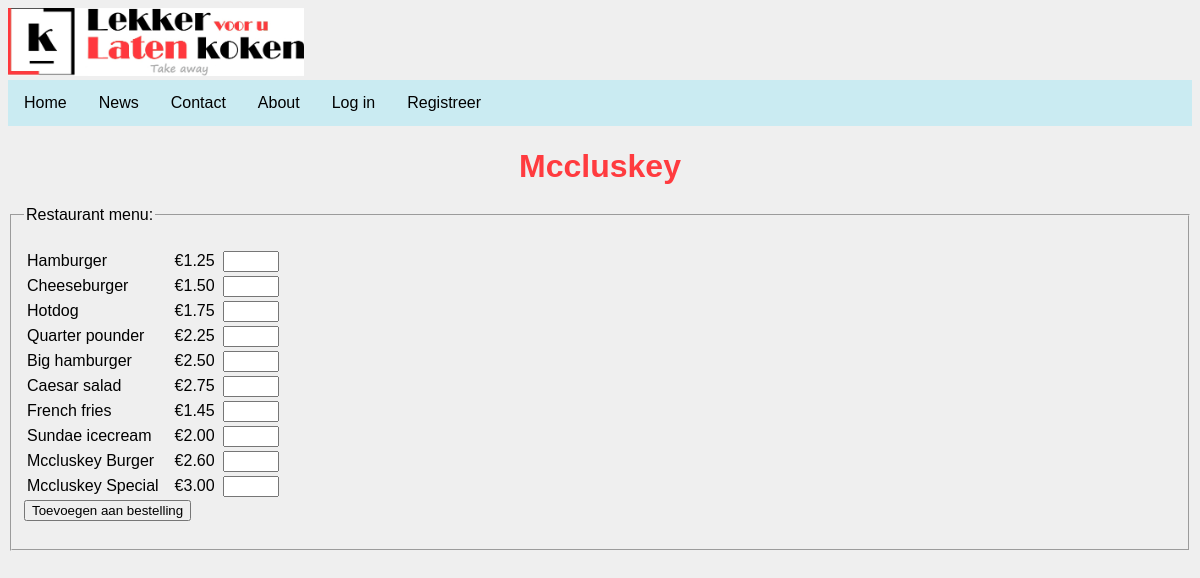
Page /Restaurant1.php?id=1 on the committed database.
### tables this page shows
CREATE TABLE `items` (
  `product_id` int(11) NOT NULL,
  `restaurant_restaurant_id` int(11) NOT NULL,
  `product_naam` varchar(50) NOT NULL,
  `prijs` decimal(10,2) NOT NULL
);

### Restaurant1.php (the view, shortened to what this page needs)
<!DOCTYPE html>
<html>
<head>
<link rel="stylesheet" type="text/css" href="restaurantpaginastyle.css">
</head>
<body>
<?php include 'Dataconnectie.php';?>
<?php $query = "SELECT * FROM items WHERE restaurant_restaurant_id = ".$_GET["id"];
$result = mysqli_query($db, $query);
?>
<h1 align="center">
<?php
echo $_SESSION['naam']; ?>
</h1>
<div id="content">
<fieldset>
<legend>Restaurant menu:</legend>
<br>
<table>
<form method="POST" action="winkelmandje.php">
<?php $x=0; while($row = mysqli_fetch_assoc($result)){
    echo"<tr><td>";
    echo $row['product_naam'];
    echo"<td><td><td><td>";
    echo "€".$row['prijs'];
    echo"<td><td>";
    echo "<input type='number' min='0' max='99' name='".$row['product_id']."'>";
}
?>
</table>
<input type='submit' value='Toevoegen aan bestelling'>
<br><br>
</fieldset>
</div>
</body>
</html>

### restaurantpaginastyle.css (style rules this page uses)
html { font-family: Arial, serif; }
body { background-color: #EFEFEF }
H1 { color:#FF3B3F; }

### style.css (style rules this page uses)
ul { list-style-type: none; margin: 0; padding: 0; overflow: hidden; background-color: #CAEBF2; }
li { float: left; }
li a { display: block; color: #000000; text-align: center; padding: 14px 16px; text-decoration: none; }

### rows in the picture
items: product_naam "Hamburger", prijs "1.25"
items: product_naam "Cheeseburger", prijs "1.50"
items: product_naam "Hotdog", prijs "1.75"
items: product_naam "Quarter pounder", prijs "2.25"
items: product_naam "Big hamburger", prijs "2.50"
items: product_naam "Caesar salad", prijs "2.75"
items: product_naam "French fries", prijs "1.45"
items: product_naam "Sundae icecream", prijs "2.00"
items: product_naam "Mccluskey Burger", prijs "2.60"
items: product_naam "Mccluskey Special", prijs "3.00"

### other values in the picture
$_SESSION['naam'] "Mccluskey"
